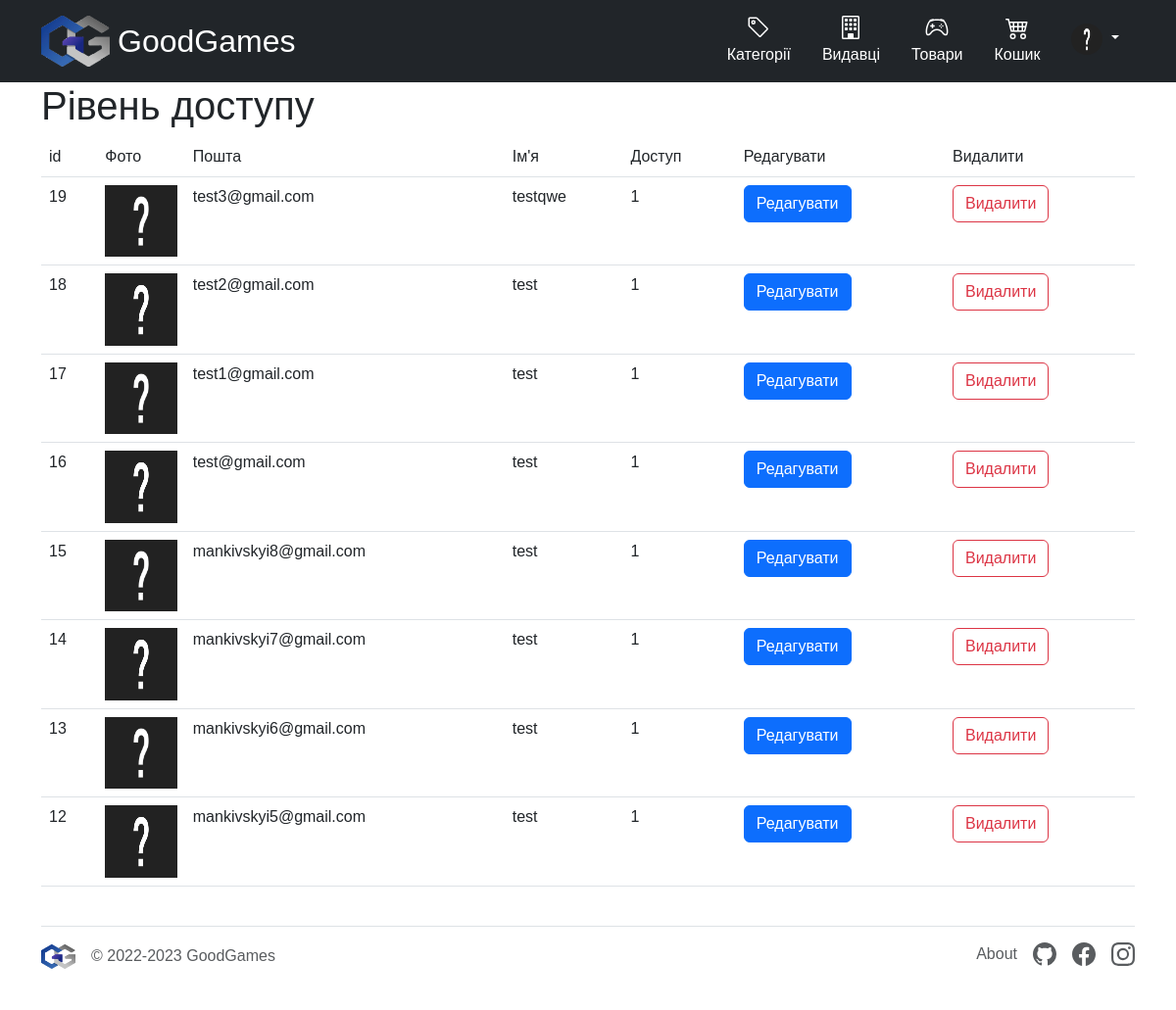
/user/access (signed in), run on an earlier commit of the app's database.
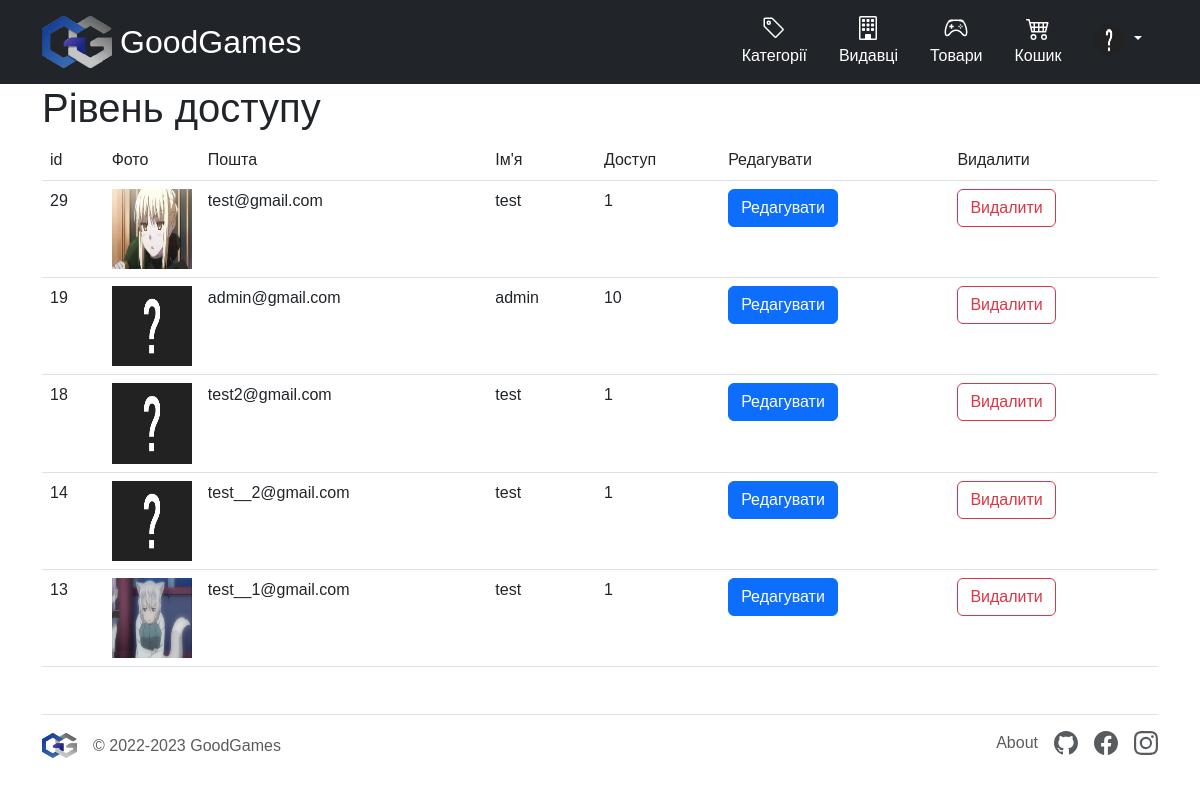
And on a later commit of the database.
### tables this page shows
CREATE TABLE `user` (
  `id` int NOT NULL,
  `login` varchar(255) NOT NULL,
  `password` varchar(255) NOT NULL,
  `name` varchar(255) NOT NULL,
  `access_level` int NOT NULL DEFAULT '1',
  `photo` varchar(255) DEFAULT NULL
);

### core/Template.php (called while the page is built, shortened)
<?php
class Template
{
    protected $path;
    public function __construct($path)
    {
        $this->path = $path;
    }
    public function getHTML()
    {
        include($this->path);
        $html = ob_get_contents();
        return $html;
    }
}

### core/Controller.php (called while the page is built, shortened)
<?php
class Controller
{
    protected $viewPath;
    public function __construct()
    {
        $this->moduleName = \core\Core::getInstance()->app['moduleName'];
        $this->actionName = \core\Core::getInstance()->app['actionName'];
        $this->viewPath = "views/$this->moduleName/$this->actionName.php";
    }
    public function render($viewPath = null, $params = null)
    {
        if (empty($viewPath))
            $viewPath = $this->viewPath;
        $tpl = new Template($viewPath);
        if (!empty($params))
            $tpl->setParams($params);
        return $tpl->getHTML();
    }
}

### controllers/UserController.php (called while the page is built, shortened)
<?php
class UserController extends Controller
{
    public function accessAction()
    {
        $users = User::getAllUsers();
        $users = Utils::deleteItemFromArray($users, User::getCurrentAuthentificatedUser());
        $users = Utils::sortByDate($users);
        return $this->render(
            null,
            [
                'users' => $users
            ]
        );
    }
}

### index.php (called while the page is built, shortened)
<?php
spl_autoload_register(function ($className) {
    $path = $className . '.php';
});
$core = core\Core::getInstance();
$core->Initialize();
$core->Run();

### core/DB.php (called while the page is built, shortened)
<?php
class DB
{
    protected $pdo;
    public function __construct($hostname, $login, $password, $database)
    {
        $this->pdo = new \PDO("mysql:host=$hostname;dbname=$database", $login, $password);
    }
    public function select($tableName, $fieldList = "*", $conditionArray = null)
    {
        if (is_string($fieldList))
            $fieldListString = $fieldList;
        $wherePartString = "";
        $res = $this->pdo->prepare("SELECT $fieldListString FROM $tableName $wherePartString");
        $res->execute($conditionArray);
        return $res->fetchAll(\PDO::FETCH_ASSOC);
    }
}

### models/User.php (called while the page is built, shortened)
<?php
class User
{
    protected static $tableName = 'user';
    public static function getCurrentAuthentificatedUser()
    {
        return $_SESSION['user'] ?? null;
    }
    public static function getAllUsers()
    {
        return Core::getInstance()->db->select(
            self::$tableName,
            '*'
        );
    }
}

### core/Utils.php (called while the page is built, shortened)
<?php
class Utils
{
    public static function sortByDate($rows)
    {
        if(is_array($rows))
            return array_reverse($rows);
        return $rows;
    }
    public static function deleteItemFromArray($array, $item)
    {
        $key = array_search($item, $array);
        if ($key !== false) {
            unset($array[$key]);
        }
        return $array;
    }
}

### views/user/access.php (the view, shortened to what the changed rows need)
<h1>Рівень доступу</h1>
<form method="post" action="">
    <div class="table-responsive">
        <table class="table table-hover">
            <thead>
                <tr>
                    <td>id</td>
                    <td>Фото</td>
                    <td>Пошта</td>
                    <td>Ім'я</td>
                    <td>Доступ</td>
                    <td>Редагувати</td>
                    <td>Видалити</td>
                </tr>
            </thead>
            <?php if (!empty($users)): ?>
                <tbody>
                    <?php foreach ($users as $row): ?>
                        <tr onclick="trHref(event, '/user/index/<?= $row['id'] ?>')" style="cursor:pointer;">
                            <td>
                                <?= $row['id'] ?>
                            </td>
                            <td>
                                <div class="ratio ratio-1x1">
                                    <?php $filePath = 'files/user/' . $row['photo']; ?>
                                    <?php if (is_file($filePath)): ?>
                                        <img src="/<?= $filePath ?>" class="card-img-top" alt="<?= $row['name'] ?>">
                                    <?php else: ?>
                                        <img src="/static/images/default.jpg" class="card-img-top" alt="default">
                                    <?php endif; ?>
                                </div>
                            </td>
                            <td><?= $row['login'] ?></td>
                            <td><?= $row['name'] ?></td>
                            <td>
                                <?= $row['access_level'] ?>
                            </td>
                            <td>
                                <button onclick='event.stopPropagation();' type="button" class="btn btn-primary"
                                    data-bs-toggle="modal" data-bs-target="#Modal<?= $row['id'] ?>" id="modal">
                                    Редагувати
                                </button>
                            </td>
                            <td>
                                <button type="submit" class="btn btn-outline-danger" name="delete" value="<?= $row['id'] ?>">
                                    Видалити
                                </button>
                            </td>
                        </tr>
                    <?php endforeach; ?>
                </tbody>
            <?php endif; ?>
        </table>
    </div>
</form>

What changed in the data, as far as the page shows it:
removed user: id "17", login "test1@gmail.com", name "test", access_level "1"
removed user: id "16", login "test@gmail.com", name "test", access_level "1"
removed user: id "15", login "mankivskyi8@gmail.com", name "test", access_level "1"
removed user: id "12", login "mankivskyi5@gmail.com", name "test", access_level "1"
added user: id "29", photo+name (picture), login "test@gmail.com", name "test", access_level "1"
changed user id 19: login "test3@gmail.com" → "admin@gmail.com"; name "testqwe" → "admin"; access_level "1" → "10"
changed user id 14: login "mankivskyi7@gmail.com" → "test__2@gmail.com"
changed user id 13: photo+name: picture added; login "mankivskyi6@gmail.com" → "test__1@gmail.com"
